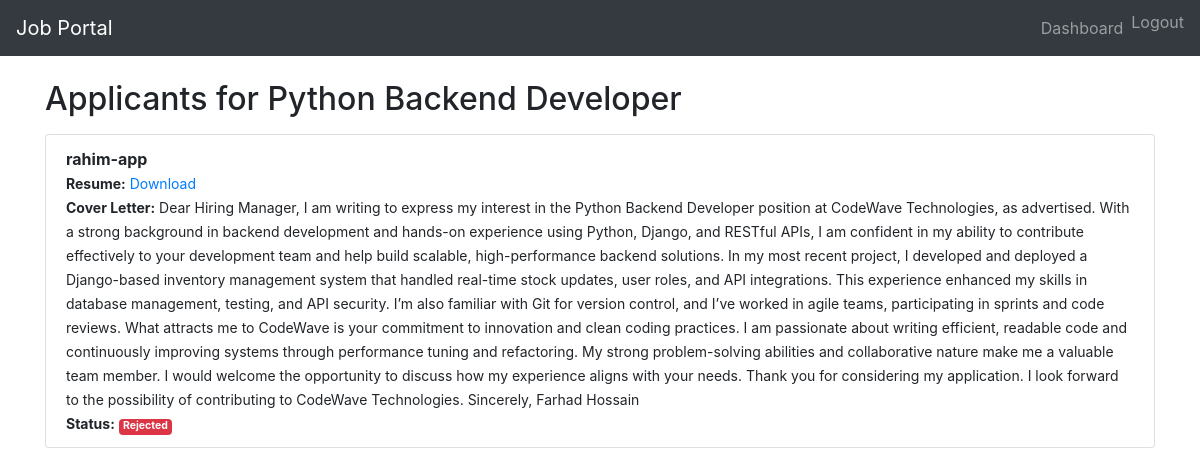
Screenshot of /applications/4/ (signed in) with the database file from the repository.
### jobportal/models.py (models this page shows, shortened)
class Job(models.Model):
    title = models.CharField(max_length=255)
    company_name = models.CharField(max_length=255)
    location = models.CharField(max_length=255)
    description = models.TextField()
    posted_by = models.ForeignKey(User, on_delete=models.CASCADE)
    created_at = models.DateTimeField(auto_now_add=True)

class Application(models.Model):
    class Status(models.TextChoices):
        PENDING = 'Pending', _('Pending')
        APPROVED = 'Approved', _('Approved')
        REJECTED = 'Rejected', _('Rejected')
    job = models.ForeignKey(Job, on_delete=models.CASCADE)
    applicant = models.ForeignKey(User, on_delete=models.CASCADE)
    resume = models.FileField(upload_to='resumes/')
    cover_letter = models.TextField()
    applied_at = models.DateTimeField(auto_now_add=True)
    status = models.CharField(max_length=10, choices=Status.choices, default=Status.PENDING)

### jobportal/views.py (the view, shortened to what this page needs)
# urls.py: path('applications/<int:job_id>/', views.view_applicants, name='view_applicants'),
@login_required
def view_applicants(request, job_id):
    job = get_object_or_404(Job, id=job_id, posted_by=request.user)
    applications = Application.objects.filter(job=job)
    return render(request, 'jobportal/view_applicants.html', {'applications': applications, 'job': job})

### jobportal/templates/jobportal/view_applicants.html (shortened to what this page needs)
{% extends 'jobportal/base.html' %}
{% block content %}
<h2>Applicants for {{ job.title }}</h2>
<ul class="list-group mt-3">
    {% for application in applications %}
    <li class="list-group-item">
        <strong>{{ application.applicant.username }}</strong><br>
        <small><strong>Resume:</strong> <a href="{{ application.resume.url }}" target="_blank">Download</a></small><br>
        <small><strong>Cover Letter:</strong> {{ application.cover_letter }}</small><br>
        <small>
            <strong>Status:</strong>
            {% if application.status == 'Approved' %}
                <span class="badge badge-success">{{ application.status }}</span>
            {% elif application.status == 'Rejected' %}
                <span class="badge badge-danger">{{ application.status }}</span>
            {% else %}
                <span class="badge badge-secondary">{{ application.status }}</span>
            {% endif %}
        </small>
    </li>
    {% empty %}
    <li class="list-group-item">No applications found.</li>
    {% endfor %}
</ul>
{% endblock %}

### rows the page displays
Job: title "Python Backend Developer"
Application: applicant.username "rahim-app", cover_letter "Dear Hiring Manager, I am writing to express my interest in the Python Backend Developer position at CodeWave Technologies, as advertised. With a strong background in backend development and hands-on experience using Python, Django, and RESTful APIs, I am confident in my ability to contribute effectively to your development team and help build scalable, high-performance backend solutions. In my most recent project, I developed and deployed a Django-based inventory management system that handled real-time stock updates, user roles, and API integrations. This experience enhanced my skills in database management, testing, and API security. I’m also familiar with Git for version control, and…", status "Rejected"
